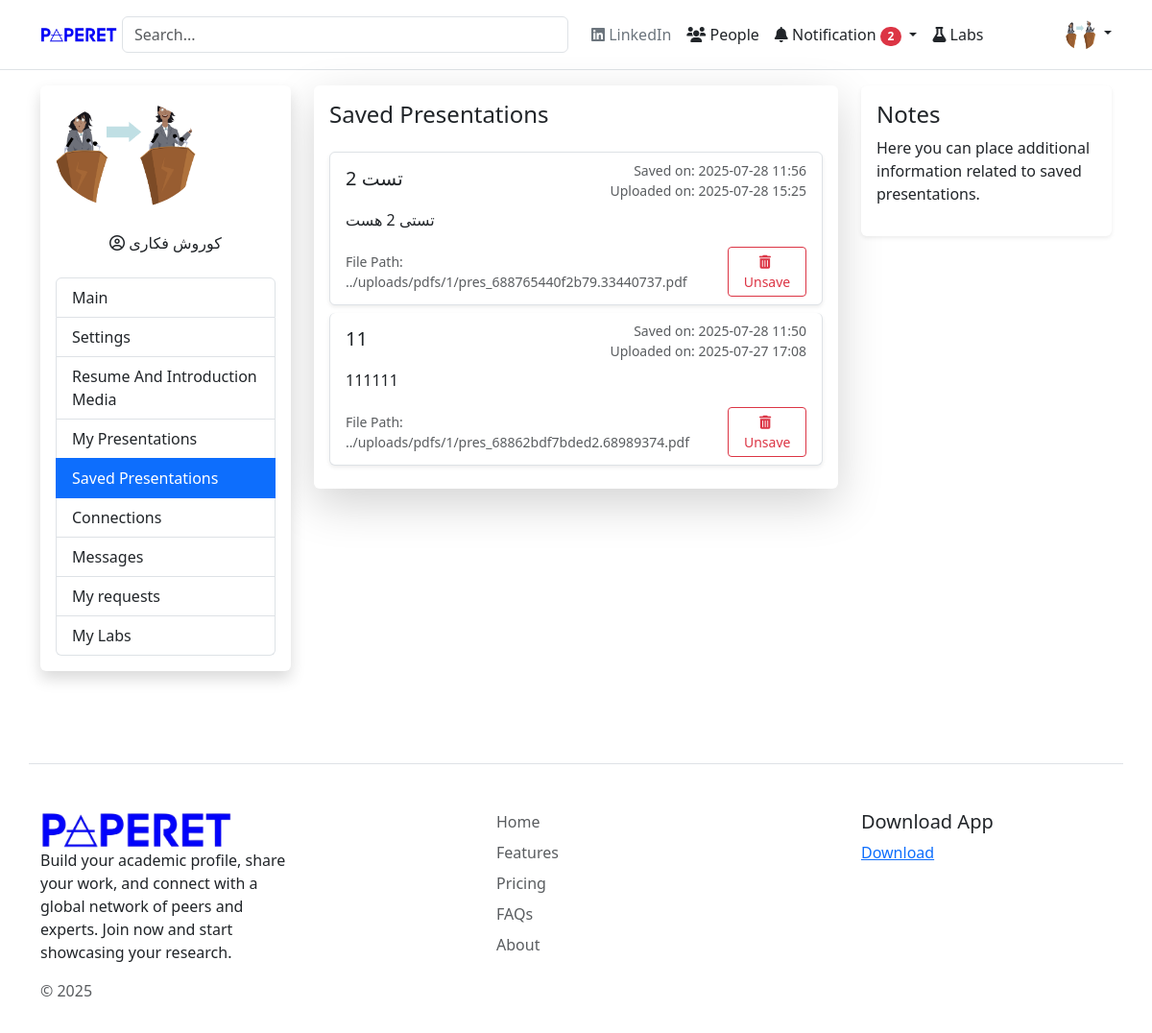
The app's page /profile/saved_presentations.php (signed in) with its own data.
### tables this page shows
CREATE TABLE `saved_presentations` (
  `id` int(11) NOT NULL,
  `user_id` int(11) NOT NULL,
  `presentation_id` int(10) UNSIGNED NOT NULL,
  `saved_at` timestamp NOT NULL DEFAULT current_timestamp()
);

CREATE TABLE `presentations` (
  `id` int(10) UNSIGNED NOT NULL,
  `user_id` int(10) UNSIGNED NOT NULL,
  `title` varchar(255) NOT NULL,
  `description` text DEFAULT NULL,
  `file_path` varchar(500) DEFAULT NULL,
  `keywords` varchar(255) DEFAULT NULL,
  `created_at` datetime DEFAULT current_timestamp()
);

### profile/saved_presentations.php (the view, shortened to what this page needs)
<?php
$userId = $_SESSION['user_data']['id'];
$savedPresentations = [];
global $conn;
$sql = "
    SELECT
        sp.id AS saved_id,
        sp.saved_at,
        p.id AS presentation_id,
        p.title,
        p.description,
        p.file_path,
        p.created_at -- 'created_at' column name is used from the presentations table
    FROM
        saved_presentations sp
    JOIN
        presentations p ON sp.presentation_id = p.id
    WHERE
        sp.user_id = ?
    ORDER BY
        sp.saved_at DESC
";
$stmt = $conn->prepare($sql);
if ($stmt) {
    $stmt->bind_param("i", $userId);
    $stmt->execute();
    $result = $stmt->get_result();
    if ($result->num_rows > 0) {
        while ($row = $result->fetch_assoc()) {
            $savedPresentations[] = $row;
        }
    }
} else {
}
?>
<!DOCTYPE html>
<html lang="en">
<head>
    <?php include "../includes.php";
    ?>
    <link rel="stylesheet" href="styles.css">
</head>
<body>
    <?php include "header.php";
    ?>
    <div class="container">
        <div class="row">
            <?php include "sidebar.php";
            ?>
            <div class="col-md-6">
                <div class="main-content shadow-lg p-3 mb-5 bg-white rounded">
                    <h4 class="mb-4">Saved Presentations</h4>
                    <?php if (empty($savedPresentations)): ?>
                        <div class="alert alert-info" role="alert">
                            You haven't saved any presentations yet.
                        </div>
                    <?php else: ?>
                        <div class="list-group">
                            <?php foreach ($savedPresentations as $presentation): ?>
                                <div class="list-group-item flex-column align-items-start mb-2 shadow-sm rounded">
                                    <div class="d-flex w-100 justify-content-between align-items-center">
                                        <h5 class="mb-1">
                                            <a href="<?php echo safe($presentation['file_path']); ?>" target="_blank" rel="noopener noreferrer" class="text-decoration-none text-dark">
                                                <?php echo safe($presentation['title']); ?>
                                            </a>
                                        </h5>
                                        <small class="text-muted text-end">
                                            Saved on: <?php echo date('Y-m-d H:i', strtotime($presentation['saved_at'])); ?>
                                            <?php if (isset($presentation['created_at'])): ?>
                                                <br> Uploaded on: <?php echo date('Y-m-d H:i', strtotime($presentation['created_at'])); ?>
                                            <?php endif; ?>
                                        </small>
                                    </div>
                                    <p class="mb-1 mt-2"><?php echo safe($presentation['description']); ?></p>
                                    <div class="d-flex justify-content-between align-items-center mt-3">
                                        <small class="text-muted">File Path: <?php echo safe($presentation['file_path']); ?></small>
                                        <form action="unsave_presentation.php" method="POST" onsubmit="return confirm('Are you sure you want to remove this presentation from your saved list?');">
                                            <button type="submit" class="btn btn-outline-danger btn-sm">
                                                <i class="fas fa-trash-alt me-1"></i> Unsave
                                            </button>
                                        </form>
                                    </div>
                                </div>
                            <?php endforeach; ?>
                        </div>
                    <?php endif; ?>
                </div>
            </div>
            <div class="col-md-3">
                <div class="optional-sidebar shadow-sm p-3 mb-5 bg-white rounded">
                    <h4>Notes</h4>
                    <p>Here you can place additional information related to saved presentations.</p>
                </div>
            </div>
        </div>
    </div>
    <?php include "footer.php"; ?>
</body>
</html>

### records on screen
saved_presentations: presentation.title "تست 2", saved_at "2025-07-28 11:56", presentation.created_at "2025-07-28 15:25", presentation.description "تستی 2 هست", presentation.file_path "../uploads/pdfs/1/pres_688765440f2b79.33440737.pdf"
saved_presentations: presentation.title "11", saved_at "2025-07-28 11:50", presentation.created_at "2025-07-27 17:08", presentation.description "111111", presentation.file_path "../uploads/pdfs/1/pres_68862bdf7bded2.68989374.pdf"

### other values on screen
safe($unread_message_count + $pending_requests_count) "2"
